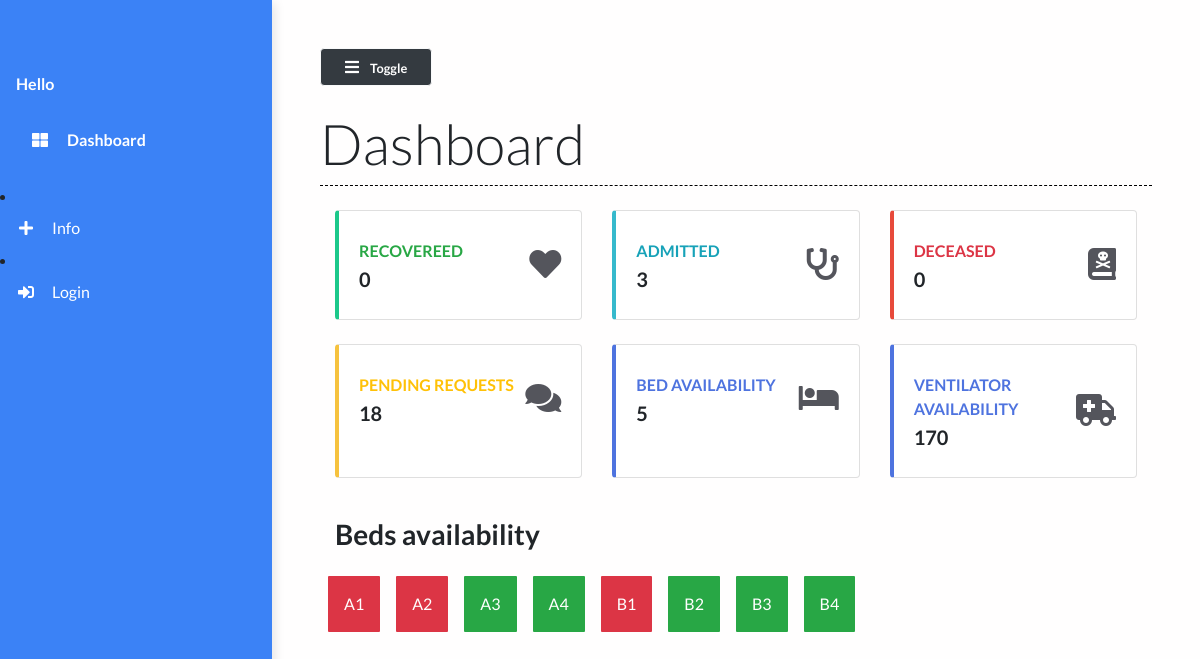
/, run on an earlier commit of the app's database.
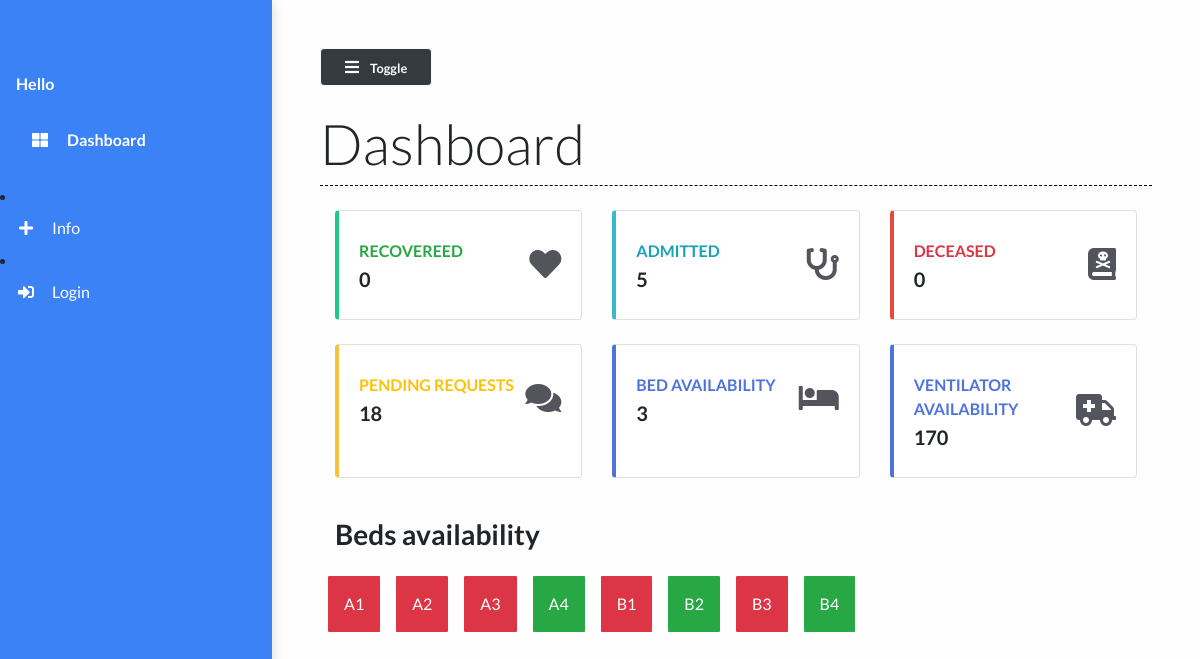
And on a later commit of the database.
### main/views.py (the view)
# urls.py: path("", views.dashboard, name="dashboard"),
def dashboard(request):
    patients = Patient.objects.all()
    patient_count = patients.count()
    patients_recovered = Patient.objects.filter(status="Recovered")
    patients_deceased = Patient.objects.filter(status="Deceased")
    deceased_count = patients_deceased.count()
    recovered_count = patients_recovered.count()
    beds = Bed.objects.all()
    beds_available = Bed.objects.filter(occupied=False).count()
    context = {
        'patient_count': patient_count,
        'recovered_count': recovered_count,
        'beds_available': beds_available,
        'deceased_count':deceased_count,
        'beds':beds
    }
    print(patient_count)
    return render(request, 'main/dashboard.html', context)

### main/models.py (called while the page is built)
    def __str__(self):
        return self.bed_number

### main/templates/main/dashboard.html (shortened to what the changed rows need)
{% extends 'main/base.html' %}
{% load static %}
{% block contentTitle %}
    Dashboard
{% endblock contentTitle %}
{% block content %}
    <div class="container-fluid">
        <div class="row">
            <div class="col-xl-4 col-md-6 col-sm-12 mb-4">
                <div class="card border-left-info shadow h-100 py-2">
                    <div class="card-body">
                        <div class="row no-gutters align-items-center">
                            <div class="col mr-2">
                                <div class="text-xs font-weight-bold text-info text-uppercase mb-1">
                                    Admitted</div>
                                <div class="h5 mb-0 font-weight-bold text-gray-800">{{ patient_count }}</div>
                            </div>
                        </div>
                    </div>
                </div>
            </div>
            <div class="col-xl-4 col-md-6 col-sm-12 mb-4">
                <div class="card border-left-primary shadow h-100 py-2">
                    <div class="card-body">
                        <div class="row no-gutters align-items-center">
                            <div class="col mr-2">
                                <div class="text-xs font-weight-bold text-blue text-uppercase mb-1">
                                    Bed availability</div>
                                <div class="h5 mb-0 font-weight-bold text-gray-800">{{beds_available}}</div>
                            </div>
                        </div>
                    </div>
                </div>
            </div>
        </div>
    </div>
{% endblock content %}

What changed in the data, as far as the page shows it:
changed Bed (number 3 of 8 on the later page): occupied False → True (drawn)
changed Bed (number 7 of 8 on the later page): occupied False → True (drawn)
Also different on the page:
{{ patient_count }}: "3" → "5"
{{ beds_available }}: "5" → "3"
